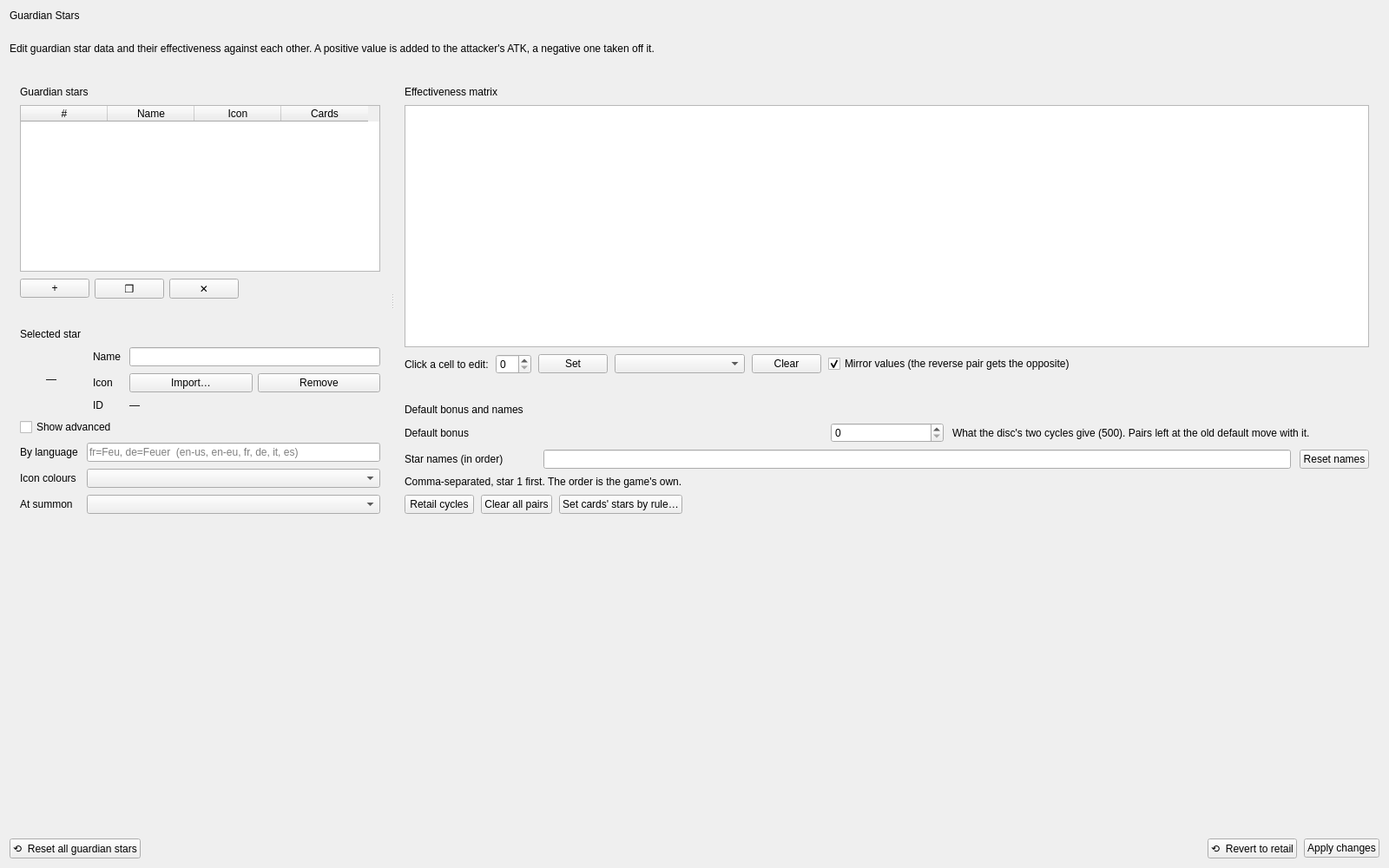
<?xml version="1.0" encoding="UTF-8"?>
<ui version="4.0">
 <class>WorkspacePage</class>
 <widget class="QWidget" name="WorkspacePage">
  <property name="geometry">
   <rect>
    <x>0</x>
    <y>0</y>
    <width>1600</width>
    <height>1000</height>
   </rect>
  </property>
  <property name="windowTitle">
   <string>Guardian Stars</string>
  </property>
  <layout class="QVBoxLayout" name="pageLayout">
   <property name="spacing">
    <number>10</number>
   </property>
   <item>
    <widget class="QLabel" name="pageTitleLabel">
     <property name="sizePolicy">
      <sizepolicy hsizetype="Preferred" vsizetype="Fixed">
       <horstretch>0</horstretch>
       <verstretch>0</verstretch>
      </sizepolicy>
     </property>
     <property name="text">
      <string>Guardian Stars</string>
     </property>
    </widget>
   </item>
   <item>
    <widget class="QLabel" name="pageSummaryLabel">
     <property name="sizePolicy">
      <sizepolicy hsizetype="Preferred" vsizetype="Fixed">
       <horstretch>0</horstretch>
       <verstretch>0</verstretch>
      </sizepolicy>
     </property>
     <property name="text">
      <string>Edit guardian star data and their effectiveness against each other. A positive value is added to the attacker's ATK, a negative one taken off it.</string>
     </property>
     <property name="wordWrap">
      <bool>true</bool>
     </property>
    </widget>
   </item>
   <item>
    <widget class="QSplitter" name="starsSplitter">
     <property name="orientation">
      <enum>Qt::Orientation::Horizontal</enum>
     </property>
     <property name="childrenCollapsible">
      <bool>false</bool>
     </property>
     <widget class="QWidget" name="starsLeftColumn" native="true">
      <layout class="QVBoxLayout" name="starsLeftLayout">
       <property name="spacing">
        <number>10</number>
       </property>
       <property name="leftMargin">
        <number>0</number>
       </property>
       <property name="topMargin">
        <number>0</number>
       </property>
       <property name="rightMargin">
        <number>0</number>
       </property>
       <property name="bottomMargin">
        <number>0</number>
       </property>
       <item>
        <widget class="QFrame" name="starListPanel">
         <property name="frameShape">
          <enum>QFrame::Shape::NoFrame</enum>
         </property>
         <layout class="QVBoxLayout" name="starListPanelLayout">
          <property name="spacing">
           <number>8</number>
          </property>
          <property name="leftMargin">
           <number>12</number>
          </property>
          <property name="topMargin">
           <number>12</number>
          </property>
          <property name="rightMargin">
           <number>12</number>
          </property>
          <property name="bottomMargin">
           <number>12</number>
          </property>
          <item>
           <widget class="QLabel" name="starListTitle">
            <property name="text">
             <string>Guardian stars</string>
            </property>
           </widget>
          </item>
          <item>
           <widget class="QTableWidget" name="starTable">
            <property name="editTriggers">
             <set>QAbstractItemView::EditTrigger::NoEditTriggers</set>
            </property>
            <property name="alternatingRowColors">
             <bool>true</bool>
            </property>
            <property name="selectionMode">
             <enum>QAbstractItemView::SelectionMode::SingleSelection</enum>
            </property>
            <property name="selectionBehavior">
             <enum>QAbstractItemView::SelectionBehavior::SelectRows</enum>
            </property>
            <column>
             <property name="text">
              <string>#</string>
             </property>
            </column>
            <column>
             <property name="text">
              <string>Name</string>
             </property>
            </column>
            <column>
             <property name="text">
              <string>Icon</string>
             </property>
            </column>
            <column>
             <property name="text">
              <string>Cards</string>
             </property>
            </column>
           </widget>
          </item>
          <item>
           <layout class="QHBoxLayout" name="starActionsLayout">
            <property name="spacing">
             <number>6</number>
            </property>
            <item>
             <widget class="QPushButton" name="addStarButton">
              <property name="toolTip">
               <string>Add a star past the disc's ten</string>
              </property>
              <property name="text">
               <string>+</string>
              </property>
             </widget>
            </item>
            <item>
             <widget class="QPushButton" name="duplicateStarButton">
              <property name="toolTip">
               <string>Add a star with the selected one's name and icon</string>
              </property>
              <property name="text">
               <string>❐</string>
              </property>
             </widget>
            </item>
            <item>
             <widget class="QPushButton" name="removeStarButton">
              <property name="toolTip">
               <string>Remove the selected star</string>
              </property>
              <property name="text">
               <string>✕</string>
              </property>
             </widget>
            </item>
            <item>
             <spacer name="starActionsSpacer">
              <property name="orientation">
               <enum>Qt::Orientation::Horizontal</enum>
              </property>
              <property name="sizeHint" stdset="0">
               <size>
                <width>20</width>
                <height>20</height>
               </size>
              </property>
             </spacer>
            </item>
           </layout>
          </item>
         </layout>
        </widget>
       </item>
       <item>
        <widget class="QFrame" name="selectedStarPanel">
         <property name="frameShape">
          <enum>QFrame::Shape::NoFrame</enum>
         </property>
         <layout class="QVBoxLayout" name="selectedStarPanelLayout">
          <property name="spacing">
           <number>8</number>
          </property>
          <property name="leftMargin">
           <number>12</number>
          </property>
          <property name="topMargin">
           <number>12</number>
          </property>
          <property name="rightMargin">
           <number>12</number>
          </property>
          <property name="bottomMargin">
           <number>12</number>
          </property>
          <item>
           <widget class="QLabel" name="selectedStarTitle">
            <property name="text">
             <string>Selected star</string>
            </property>
           </widget>
          </item>
          <item>
           <layout class="QHBoxLayout" name="selectedStarRow">
            <property name="spacing">
             <number>12</number>
            </property>
            <item>
             <widget class="QLabel" name="starIconPreview">
              <property name="minimumSize">
               <size>
                <width>72</width>
                <height>72</height>
               </size>
              </property>
              <property name="maximumSize">
               <size>
                <width>72</width>
                <height>72</height>
               </size>
              </property>
              <property name="text">
               <string>—</string>
              </property>
              <property name="alignment">
               <set>Qt::AlignmentFlag::AlignCenter</set>
              </property>
             </widget>
            </item>
            <item>
             <layout class="QFormLayout" name="selectedStarForm">
              <property name="horizontalSpacing">
               <number>10</number>
              </property>
              <property name="verticalSpacing">
               <number>8</number>
              </property>
              <item row="0" column="0">
               <widget class="QLabel" name="starNameLabel">
                <property name="text">
                 <string>Name</string>
                </property>
               </widget>
              </item>
              <item row="0" column="1">
               <widget class="QLineEdit" name="starNameEdit"/>
              </item>
              <item row="1" column="0">
               <widget class="QLabel" name="starIconLabel">
                <property name="text">
                 <string>Icon</string>
                </property>
               </widget>
              </item>
              <item row="1" column="1">
               <layout class="QHBoxLayout" name="starIconRow">
                <property name="spacing">
                 <number>6</number>
                </property>
                <item>
                 <widget class="QPushButton" name="importIconButton">
                  <property name="text">
                   <string>Import…</string>
                  </property>
                 </widget>
                </item>
                <item>
                 <widget class="QPushButton" name="removeIconButton">
                  <property name="text">
                   <string>Remove</string>
                  </property>
                 </widget>
                </item>
               </layout>
              </item>
              <item row="2" column="0">
               <widget class="QLabel" name="starIdLabel">
                <property name="text">
                 <string>ID</string>
                </property>
               </widget>
              </item>
              <item row="2" column="1">
               <widget class="QLabel" name="starIdValue">
                <property name="text">
                 <string>—</string>
                </property>
               </widget>
              </item>
             </layout>
            </item>
           </layout>
          </item>
          <item>
           <widget class="QCheckBox" name="starsAdvancedCheck">
            <property name="text">
             <string>Show advanced</string>
            </property>
           </widget>
          </item>
          <item>
           <widget class="QWidget" name="starAdvancedPanel" native="true">
            <layout class="QFormLayout" name="starAdvancedLayout">
             <property name="horizontalSpacing">
              <number>10</number>
             </property>
             <property name="verticalSpacing">
              <number>8</number>
             </property>
             <property name="leftMargin">
              <number>0</number>
             </property>
             <property name="topMargin">
              <number>0</number>
             </property>
             <property name="rightMargin">
              <number>0</number>
             </property>
             <property name="bottomMargin">
              <number>0</number>
             </property>
             <item row="0" column="0">
              <widget class="QLabel" name="starLanguagesLabel">
               <property name="text">
                <string>By language</string>
               </property>
              </widget>
             </item>
             <item row="0" column="1">
              <widget class="QLineEdit" name="starLanguagesEdit">
               <property name="placeholderText">
                <string>fr=Feu, de=Feuer  (en-us, en-eu, fr, de, it, es)</string>
               </property>
              </widget>
             </item>
             <item row="1" column="0">
              <widget class="QLabel" name="starPaletteLabel">
               <property name="text">
                <string>Icon colours</string>
               </property>
              </widget>
             </item>
             <item row="1" column="1">
              <widget class="QComboBox" name="starPaletteCombo"/>
             </item>
             <item row="2" column="0">
              <widget class="QLabel" name="starChoiceLabel">
               <property name="text">
                <string>At summon</string>
               </property>
              </widget>
             </item>
             <item row="2" column="1">
              <widget class="QComboBox" name="starChoiceCombo"/>
             </item>
            </layout>
           </widget>
          </item>
         </layout>
        </widget>
       </item>
      </layout>
     </widget>
     <widget class="QWidget" name="starsRightColumn" native="true">
      <layout class="QVBoxLayout" name="starsRightLayout">
       <property name="spacing">
        <number>10</number>
       </property>
       <property name="leftMargin">
        <number>0</number>
       </property>
       <property name="topMargin">
        <number>0</number>
       </property>
       <property name="rightMargin">
        <number>0</number>
       </property>
       <property name="bottomMargin">
        <number>0</number>
       </property>
       <item>
        <widget class="QFrame" name="matrixPanel">
         <property name="frameShape">
          <enum>QFrame::Shape::NoFrame</enum>
         </property>
         <layout class="QVBoxLayout" name="matrixPanelLayout">
          <property name="spacing">
           <number>8</number>
          </property>
          <property name="leftMargin">
           <number>12</number>
          </property>
          <property name="topMargin">
           <number>12</number>
          </property>
          <property name="rightMargin">
           <number>12</number>
          </property>
          <property name="bottomMargin">
           <number>12</number>
          </property>
          <item>
           <widget class="QLabel" name="matrixTitle">
            <property name="text">
             <string>Effectiveness matrix</string>
            </property>
           </widget>
          </item>
          <item>
           <widget class="QTableWidget" name="matrixTable">
            <property name="editTriggers">
             <set>QAbstractItemView::EditTrigger::NoEditTriggers</set>
            </property>
            <property name="selectionMode">
             <enum>QAbstractItemView::SelectionMode::SingleSelection</enum>
            </property>
           </widget>
          </item>
          <item>
           <layout class="QHBoxLayout" name="matrixEditLayout">
            <property name="spacing">
             <number>8</number>
            </property>
            <item>
             <widget class="QLabel" name="matrixCellLabel">
              <property name="text">
               <string>Click a cell to edit:</string>
              </property>
             </widget>
            </item>
            <item>
             <widget class="QSpinBox" name="matrixValueSpin">
              <property name="maximumSize">
               <size>
                <width>120</width>
                <height>16777215</height>
               </size>
              </property>
             </widget>
            </item>
            <item>
             <widget class="QPushButton" name="matrixSetButton">
              <property name="text">
               <string>Set</string>
              </property>
             </widget>
            </item>
            <item>
             <widget class="QComboBox" name="matrixDefaultCombo">
              <property name="minimumSize">
               <size>
                <width>150</width>
                <height>0</height>
               </size>
              </property>
             </widget>
            </item>
            <item>
             <widget class="QPushButton" name="matrixClearButton">
              <property name="text">
               <string>Clear</string>
              </property>
             </widget>
            </item>
            <item>
             <widget class="QCheckBox" name="matrixMirrorCheck">
              <property name="text">
               <string>Mirror values (the reverse pair gets the opposite)</string>
              </property>
              <property name="checked">
               <bool>true</bool>
              </property>
             </widget>
            </item>
            <item>
             <spacer name="matrixEditSpacer">
              <property name="orientation">
               <enum>Qt::Orientation::Horizontal</enum>
              </property>
              <property name="sizeHint" stdset="0">
               <size>
                <width>20</width>
                <height>20</height>
               </size>
              </property>
             </spacer>
            </item>
           </layout>
          </item>
         </layout>
        </widget>
       </item>
       <item>
        <widget class="QFrame" name="defaultsPanel">
         <property name="frameShape">
          <enum>QFrame::Shape::NoFrame</enum>
         </property>
         <layout class="QVBoxLayout" name="defaultsPanelLayout">
          <property name="spacing">
           <number>8</number>
          </property>
          <property name="leftMargin">
           <number>12</number>
          </property>
          <property name="topMargin">
           <number>12</number>
          </property>
          <property name="rightMargin">
           <number>12</number>
          </property>
          <property name="bottomMargin">
           <number>12</number>
          </property>
          <item>
           <widget class="QLabel" name="defaultsTitle">
            <property name="text">
             <string>Default bonus and names</string>
            </property>
           </widget>
          </item>
          <item>
           <layout class="QHBoxLayout" name="defaultBonusLayout">
            <property name="spacing">
             <number>10</number>
            </property>
            <item>
             <widget class="QLabel" name="defaultBonusLabel">
              <property name="minimumSize">
               <size>
                <width>150</width>
                <height>0</height>
               </size>
              </property>
              <property name="text">
               <string>Default bonus</string>
              </property>
             </widget>
            </item>
            <item>
             <widget class="QSpinBox" name="defaultBonusSpin">
              <property name="maximumSize">
               <size>
                <width>130</width>
                <height>16777215</height>
               </size>
              </property>
             </widget>
            </item>
            <item>
             <widget class="QLabel" name="defaultBonusHint">
              <property name="text">
               <string>What the disc's two cycles give (500). Pairs left at the old default move with it.</string>
              </property>
              <property name="wordWrap">
               <bool>true</bool>
              </property>
             </widget>
            </item>
           </layout>
          </item>
          <item>
           <layout class="QHBoxLayout" name="starNamesLayout">
            <property name="spacing">
             <number>10</number>
            </property>
            <item>
             <widget class="QLabel" name="starNamesLabel">
              <property name="minimumSize">
               <size>
                <width>150</width>
                <height>0</height>
               </size>
              </property>
              <property name="text">
               <string>Star names (in order)</string>
              </property>
             </widget>
            </item>
            <item>
             <widget class="QLineEdit" name="starNamesEdit"/>
            </item>
            <item>
             <widget class="QPushButton" name="resetNamesButton">
              <property name="text">
               <string>Reset names</string>
              </property>
             </widget>
            </item>
           </layout>
          </item>
          <item>
           <widget class="QLabel" name="starNamesHint">
            <property name="text">
             <string>Comma-separated, star 1 first. The order is the game's own.</string>
            </property>
            <property name="wordWrap">
             <bool>true</bool>
            </property>
           </widget>
          </item>
          <item>
           <layout class="QHBoxLayout" name="presetsLayout">
            <property name="spacing">
             <number>8</number>
            </property>
            <item>
             <widget class="QPushButton" name="retailCyclesButton">
              <property name="toolTip">
               <string>The disc's two cycles at the default bonus; new stars neutral</string>
              </property>
              <property name="text">
               <string>Retail cycles</string>
              </property>
             </widget>
            </item>
            <item>
             <widget class="QPushButton" name="clearAllButton">
              <property name="toolTip">
               <string>Every pair neutral</string>
              </property>
              <property name="text">
               <string>Clear all pairs</string>
              </property>
             </widget>
            </item>
            <item>
             <widget class="QPushButton" name="starRulesButton">
              <property name="text">
               <string>Set cards' stars by rule…</string>
              </property>
             </widget>
            </item>
            <item>
             <spacer name="presetsSpacer">
              <property name="orientation">
               <enum>Qt::Orientation::Horizontal</enum>
              </property>
              <property name="sizeHint" stdset="0">
               <size>
                <width>20</width>
                <height>20</height>
               </size>
              </property>
             </spacer>
            </item>
           </layout>
          </item>
         </layout>
        </widget>
       </item>
      </layout>
     </widget>
    </widget>
   </item>
   <item>
    <widget class="QLabel" name="starsStatusLabel">
     <property name="text">
      <string/>
     </property>
     <property name="wordWrap">
      <bool>true</bool>
     </property>
    </widget>
   </item>
   <item>
    <layout class="QHBoxLayout" name="starsActionsLayout">
     <property name="spacing">
      <number>8</number>
     </property>
     <item>
      <widget class="QPushButton" name="resetAllStarsButton">
       <property name="toolTip">
        <string>Every pair neutral, and the disc's cycles cleared</string>
       </property>
       <property name="text">
        <string>⟲  Reset all guardian stars</string>
       </property>
      </widget>
     </item>
     <item>
      <spacer name="starsActionsSpacer">
       <property name="orientation">
        <enum>Qt::Orientation::Horizontal</enum>
       </property>
       <property name="sizeHint" stdset="0">
        <size>
         <width>40</width>
         <height>20</height>
        </size>
       </property>
      </spacer>
     </item>
     <item>
      <widget class="QPushButton" name="revertStarsButton">
       <property name="text">
        <string>⟲  Revert to retail</string>
       </property>
      </widget>
     </item>
     <item>
      <widget class="QPushButton" name="applyStarsButton">
       <property name="text">
        <string>Apply changes</string>
       </property>
      </widget>
     </item>
    </layout>
   </item>
  </layout>
 </widget>
 <tabstops>
  <tabstop>starTable</tabstop>
  <tabstop>addStarButton</tabstop>
  <tabstop>duplicateStarButton</tabstop>
  <tabstop>removeStarButton</tabstop>
  <tabstop>starNameEdit</tabstop>
  <tabstop>importIconButton</tabstop>
  <tabstop>removeIconButton</tabstop>
  <tabstop>starsAdvancedCheck</tabstop>
  <tabstop>starLanguagesEdit</tabstop>
  <tabstop>starPaletteCombo</tabstop>
  <tabstop>starChoiceCombo</tabstop>
  <tabstop>matrixTable</tabstop>
  <tabstop>matrixValueSpin</tabstop>
  <tabstop>matrixSetButton</tabstop>
  <tabstop>matrixDefaultCombo</tabstop>
  <tabstop>matrixClearButton</tabstop>
  <tabstop>matrixMirrorCheck</tabstop>
  <tabstop>defaultBonusSpin</tabstop>
  <tabstop>starNamesEdit</tabstop>
  <tabstop>resetNamesButton</tabstop>
  <tabstop>retailCyclesButton</tabstop>
  <tabstop>clearAllButton</tabstop>
  <tabstop>starRulesButton</tabstop>
  <tabstop>resetAllStarsButton</tabstop>
  <tabstop>revertStarsButton</tabstop>
  <tabstop>applyStarsButton</tabstop>
 </tabstops>
 <resources/>
 <connections/>
</ui>
